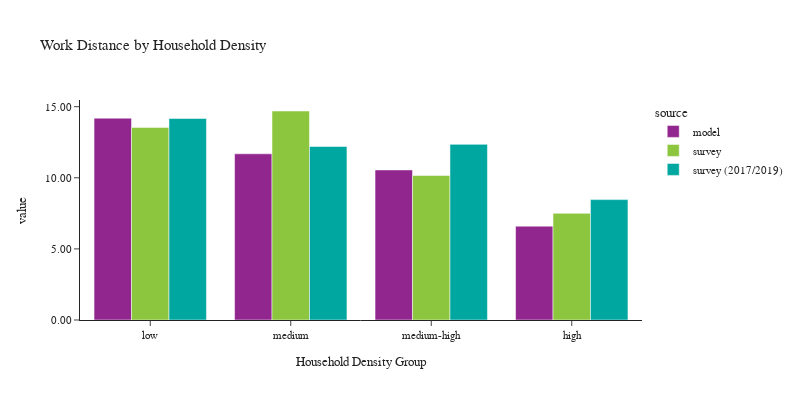

Notebook code for this chart:
### Code cell
plot_work_location(df_workers, 'hh_density_group', 'Household Density', 'Household Density Group')

### Figure 1 — Plotly figure (JSON) as saved in the notebook; plotly's stock layout.template omitted (floating-point values rounded to 4 significant figures)
{"data": [{"alignmentgroup": "True", "customdata": [[569351], [582640], [538567], [516433]], "hovertemplate": "source=model<br>hh_density_group=%{x}<br>value=%{y}<br>sample count=%{customdata[0]}<extra></extra>", "legendgroup": "model", "marker": {"color": "#91268F", "pattern": {"shape": ""}}, "name": "model", "offsetgroup": "model", "orientation": "v", "showlegend": true, "textposition": "auto", "type": "bar", "x": ["low", "medium", "medium-high", "high"], "xaxis": "x", "y": [14.19, 11.69, 10.55, 6.6], "yaxis": "y"}, {"alignmentgroup": "True", "customdata": [[479], [446], [562], [1205]], "hovertemplate": "source=survey<br>hh_density_group=%{x}<br>value=%{y}<br>sample count=%{customdata[0]}<extra></extra>", "legendgroup": "survey", "marker": {"color": "#8CC63E", "pattern": {"shape": ""}}, "name": "survey", "offsetgroup": "survey", "orientation": "v", "showlegend": true, "textposition": "auto", "type": "bar", "x": ["low", "medium", "medium-high", "high"], "xaxis": "x", "y": [13.54, 14.7, 10.16, 7.5], "yaxis": "y"}, {"alignmentgroup": "True", "customdata": [[496], [574], [766], [3759]], "hovertemplate": "source=survey (2017/2019)<br>hh_density_group=%{x}<br>value=%{y}<br>sample count=%{customdata[0]}<extra></extra>", "legendgroup": "survey (2017/2019)", "marker": {"color": "#00A7A0", "pattern": {"shape": ""}}, "name": "survey (2017/2019)", "offsetgroup": "survey (2017/2019)", "orientation": "v", "showlegend": true, "textposition": "auto", "type": "bar", "x": ["low", "medium", "medium-high", "high"], "xaxis": "x", "y": [14.17, 12.2, 12.35, 8.466], "yaxis": "y"}], "layout": {"barmode": "group", "font": {"size": 11}, "height": 400, "legend": {"title": {"text": "source"}, "tracegroupgap": 0}, "title": {"text": "Work Distance by Household Density"}, "width": 800, "xaxis": {"anchor": "y", "domain": [0.0, 1.0], "title": {"text": "Household Density Group"}}, "yaxis": {"anchor": "x", "domain": [0.0, 1.0], "tickformat": ".2f", "title": {"text": "value"}}}}
